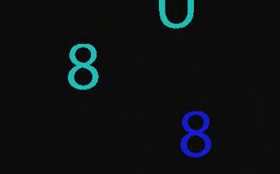
#> input picture frame 225 of OKNO_4.mp4, 280 x 174 px, given in place of OKNO_4.avi, which was not available
$ python Video_processing.py
#> lines starting #> are read from the running program, lines starting #| are printed output that depends on the picture; after the words box and inside, x2 and y2 are one past the last pixel; in counts of white or black regions, pixels touching at a corner belong together; pictures that were not available may be replaced by others from this repository, and a replacement may not be noted
import cv2
import numpy as np

# Read video file
cap = cv2.VideoCapture('OKNO_4.avi')

# declare var's
shape_detected = False
previous_x, previous_y = 0,0
counter = 0
good_8 = 0
bad_8 = 0
good_u = 0
bad_u = 0
area = 0
type = ''

# Specified boundries for colors pink, green and blue
lower_pink = np.array([150,50,50])
upper_pink = np.array([180,255,255])

lower_green = np.array([240, 80, 80])
upper_green = np.array([255, 255, 255])

lower_blue = np.array([110,50,50])
upper_blue = np.array([130,255,255])

# Areas of detected shapes - taken by experimental probes
marg = 1.0
upper_8 = 1099.5
lower_8 = 1086.5
upper_8g = 830.0 + marg
lower_8g = 820.0 - marg
upper_8d = 1086.5
lower_8d = 1083.0

upper_u = 630.0 + marg
lower_u = 590.0 - marg
upper_ul = 1120.0 + marg
lower_ul = 1100.0 - marg
upper_up = 1065.0 + marg
lower_up = 1020.0 - marg

while True:

    ret, frame = cap.read()
#> frame is the input picture: shape (174, 280, 3); mean B, G, R 18.4, 16.1, 12.8

    if not ret:
        break

    # change color space BGR -> GRAY
    gray = cv2.cvtColor(frame, cv2.COLOR_BGR2GRAY)
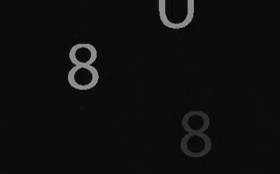
#> gray: shape (174, 280); min 0, max 158, mean 15.4

    # Window size
    height, width = gray.shape[:2]
#> height = 174; width = 280

    # ROI size
    roi_width = int(width)
#> roi_width = 280
    roi_height = int(height / 2)
#> roi_height = 87

    # Placing ROI in window
    roi_x = int((width - roi_width) / 2)
#> roi_x = 0
    roi_y = int((height - roi_height)/2)
#> roi_y = 43

    # Take img part from ROI
    roi = cv2.getRectSubPix(gray, (roi_width, roi_height), (roi_x + roi_width / 2, roi_y + roi_height / 1000))
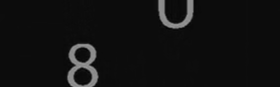
#> roi: shape (87, 280); min 4, max 151, mean 17.5

    # Edge deteciot using Canny filter
    edges = cv2.Canny(roi, 50, 50)
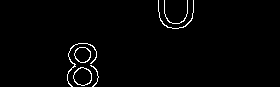
#> edges: shape (87, 280); 1.7% white in thin lines or dots, all inside (x1, y1, x2, y2) = (67, 0, 194, 87)

    # Finding contours
    contours, hierarchy = cv2.findContours(edges, cv2.RETR_LIST, cv2.CHAIN_APPROX_SIMPLE)
#> contours = 8 contours, 3 with area under 20; largest, box (x1, y1, x2, y2) and area: (73, 67, 92, 86) 255, (73, 67, 92, 86) 238, (74, 47, 91, 63) 194, (74, 47, 91, 63) 180, (67, 43, 97, 87) 27

    for cnt in contours:

        # Calculating params for each detected contour
        area = cv2.contourArea(cnt)
        perimeter = cv2.arcLength(cnt, True)

        if area < 3000 and area > 400:
            # Fcn that return position upper left corner and sizes of detected contour
            (x, y, w, h) = cv2.boundingRect(cnt)

            # Check if next detected shape is in antother positon than previous one
            # Avoid repeated detection of the same shape
            if abs(previous_x - x) == 0 and abs(previous_y - y) != 0:
                shape_detected = False
                continue

            previous_x, previous_y = x, y

            # Drawing rectange around detected shape - None by dafault,
            # can be changed for exaple green (0, 255, 0)
            contour = cv2.rectangle(frame, (x, y), (x+w, y+h), (0, 0, 0), 0)

            width, height = 200, 260

            # Display detected shape in new window
            shape_img = cv2.resize(frame[y:y+h, x:x+w], (width, height))

            # change color space BGR -> HSV
            hsv = cv2.cvtColor(shape_img, cv2.COLOR_BGR2HLS)

            pink_mask = cv2.inRange(hsv, lower_pink, upper_pink)
            green_mask = cv2.inRange(hsv, lower_green, upper_green)
            blue_mask = cv2.inRange(hsv, lower_blue, upper_blue)

            # Countiing non zero (not black) pixels in mask
            pink_area = cv2.countNonZero(pink_mask)
            green_area = cv2.countNonZero(green_mask)
            blue_area = cv2.countNonZero(blue_mask)

            # Setting a color
            color = "pink" if pink_area > green_area and pink_area > blue_area else "celadon" if green_area == blue_area and blue_area == pink_area else "blue"

            # Which shape is displaying
            if (area >= lower_8 and area <= upper_8) or (area == 1084.5 and (perimeter < 149.0 and perimeter > 148.0)) or (area == 1086.0 and color == 'blue'):
                type = 'eight'
            elif (area >= lower_8g and area <= upper_8g) or (area >= lower_8d and area <= upper_8d) or (area == 1086.5 and color == 'blue') or (area == 1086.0 and color == 'pink'):
                type = 'bad eight'
            elif area >= lower_u and area <= upper_u:
                type = 'u letter'
            elif (area >= lower_ul and area <= upper_ul) or (area >= lower_up and area <= upper_up):
                type = 'bad u letter'

            # Displaying edges of detected shape
            edges2 = cv2.Canny(shape_img, 50, 150)
            cv2.imshow("Edges", edges2)

            # New window for actual state
            cv2.namedWindow("Actual state", cv2.WINDOW_NORMAL)
            cv2.resizeWindow("Actual state", 700, 50)

            # New window for txt informations
            stan = np.zeros((50, 700, 3), dtype=np.uint8)

            if not shape_detected:                                                                                                      #         DORZUCIC ZLICZANIE KOLOROW
                counter += 1
                # Prints in console
                #print('Detected shape no. ' + str(counter) + " in color " + color + '. It is ' + type +'.')

                if type == 'eight':
                    good_8 += 1
                elif type == 'bad eight':
                    bad_8 += 1
                elif type == 'u letter':
                    good_u += 1
                elif type == 'bad u letter':
                    bad_u += 1

                shape_detected = True

            # Displaying new shape in resizing window
            cv2.imshow("Detected Shape", shape_img)

            # Display information about actual shape
            cv2.putText(stan, 'Detected shape no. ' + str(counter) + " in color " + color + '. It is ' + type +'.', (10, 30), cv2.FONT_HERSHEY_SIMPLEX, 0.5, (255, 255, 255), 1)
            cv2.imshow("Actual state", stan)
#> this loop made 8 passes
#> (area, perimeter) on passes 1, 2, 4, 5, 6: (238, 57.94), (255, 60.28), (180.5, 49.7), (194.5, 52.04), (27, 190.7)
#> after the loop, bad_8 = 0; bad_u = 0; counter = 0; good_8 = 0; good_u = 0

    # Display .avi, edges and ROI vids
    cv2.imshow('Frame', frame)
    cv2.imshow('Edges in ROI', edges)
    cv2.imshow('ROI', roi)

    # Pausing video by clicking 'space', closing by clicking 'q'
    if cv2.waitKey(1) & 0xFF == ord(' '):
#> (key q is pressed here)
            while True:
                key2 = cv2.waitKey(1)
                if key2 == ord(' '):
                    break

    elif cv2.waitKey(1) & 0xFF == ord('q'):
#> (key q is pressed here)
        break


# End raport
#print('Detected ' + str(counter) + ' shapes. \n' + 'Among them was: \n' + str(good_8) + ' good 8s,\n' + str(bad_8) + ' bad 8s,\n' + str(good_u) + ' good Us,\n' + str(bad_u) + ' bad Us.')

# New window for raport
cv2.namedWindow("Raport", cv2.WINDOW_NORMAL)
cv2.resizeWindow("Raport", 300, 200)

end_img = np.zeros((200, 300, 3), dtype=np.uint8)

# Put text in window
cv2.putText(end_img, 'Detected ' + str(counter) + ' shapes.', (30, 50), cv2.FONT_HERSHEY_SIMPLEX, 0.5, (255, 255, 255), 1, cv2.LINE_AA)
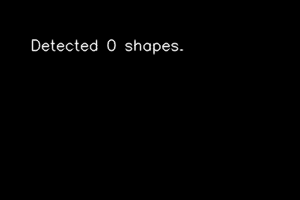
#> end_img: shape (200, 300, 3); min 0, max 253, mean 1.9
cv2.putText(end_img, 'Among them was: ', (30, 70), cv2.FONT_HERSHEY_SIMPLEX, 0.5, (255, 255, 255), 1, cv2.LINE_AA)
cv2.putText(end_img, str(good_8) + ' good 8s,', (30, 90), cv2.FONT_HERSHEY_SIMPLEX, 0.5, (255, 255, 255), 1, cv2.LINE_AA)
cv2.putText(end_img, str(bad_8) + ' bad 8s,', (30, 110), cv2.FONT_HERSHEY_SIMPLEX, 0.5, (255, 255, 255), 1, cv2.LINE_AA)
cv2.putText(end_img, str(good_u) + ' good Us,', (30, 130), cv2.FONT_HERSHEY_SIMPLEX, 0.5, (255, 255, 255), 1, cv2.LINE_AA)
cv2.putText(end_img, str(bad_u) + ' bad Us.', (30, 150), cv2.FONT_HERSHEY_SIMPLEX, 0.5, (255, 255, 255), 1, cv2.LINE_AA)
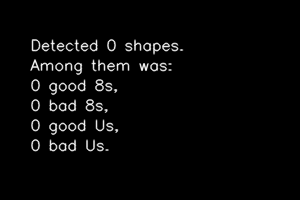
#> end_img: shape (200, 300, 3); min 0, max 253, mean 7.2

cap.release()
cv2.destroyAllWindows()

# Display end raport
cv2.imshow("Raport", end_img)

if cv2.waitKey(1) & 0xFF == ord('q') or cv2.waitKey(0):
#> (key q is pressed here)
    cv2.destroyAllWindows()

$ run again, starting later in the video
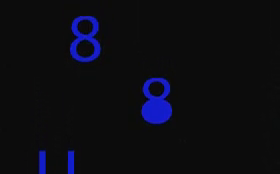
#> input picture frame 1800 of OKNO_4.mp4, 280 x 174 px, given in place of OKNO_4.avi, which was not available
#> frame is the input picture: shape (174, 280, 3); mean B, G, R 19.4, 12.6, 12.4
#> `gray = cv2.cvtColor(frame, cv2.COLOR_BGR2GRAY)`:
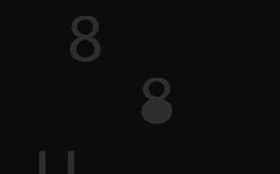
#> gray: shape (174, 280); min 5, max 56, mean 13.3
#> `edges = cv2.Canny(roi, 50, 50)`:
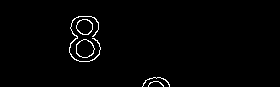
#> edges: shape (87, 280); 1.4% white in thin lines or dots, all inside (x1, y1, x2, y2) = (69, 16, 170, 87)
#> contours = 7 contours, 2 with area under 20; largest, box (x1, y1, x2, y2) and area: (76, 39, 95, 58) 255, (76, 39, 95, 58) 240, (76, 19, 93, 35) 196, (76, 19, 93, 35) 180, (69, 16, 101, 62) 40
#> the loop `for cnt in contours:` made 7 passes
#> (area, perimeter) on passes 3 to 7: (240, 57.94), (255, 60.28), (180.5, 49.7), (195.5, 52.04), (40, 291.1)
#> after the loop `for cnt in contours:`: bad_8 = 0
